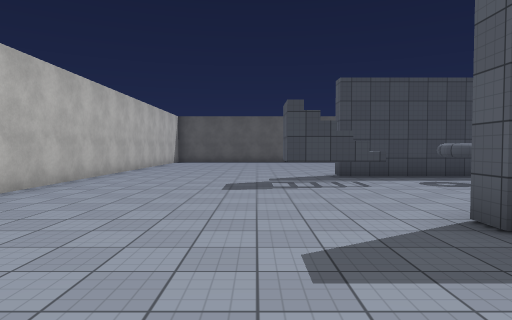
view 1 (above)

23 first-person views from a walk through a scene from a Unity 3-D project. The camera is 1.5 m above the floor, tilts 2° down and sees 75° across. The floor is counted in squares, 2 m on a side. Each view is taken from the middle of a square. On the plan, view 1 faces up. The plan holds only what a view shows up to about 11 squares ahead; the rest is blank. Surface patterns are stand-ins for the level's own textures.

view 2
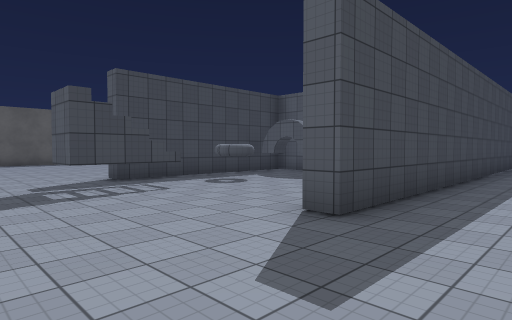

view 3
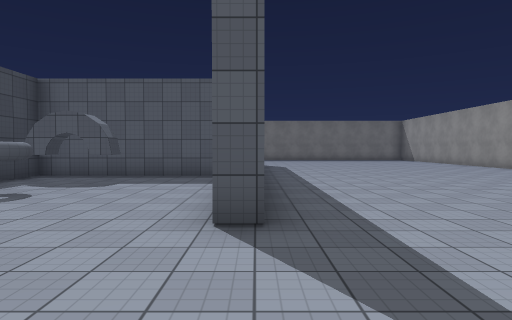

view 4
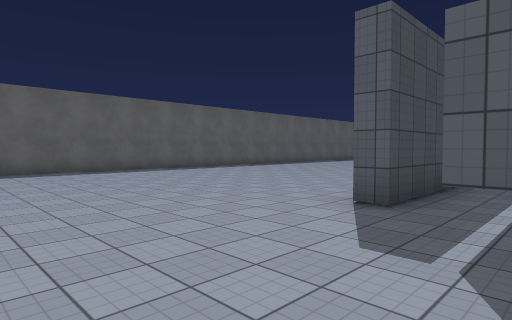

view 5
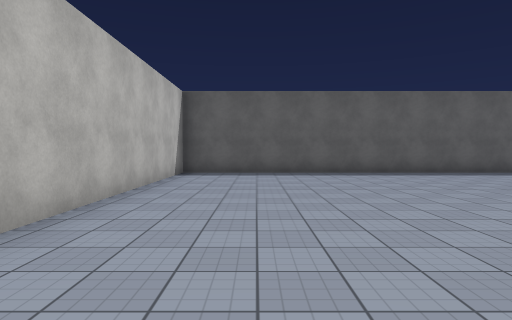

view 6
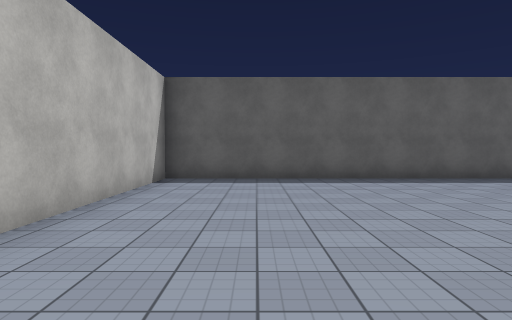

view 7
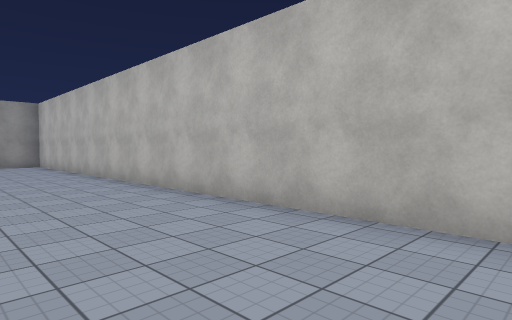

view 8
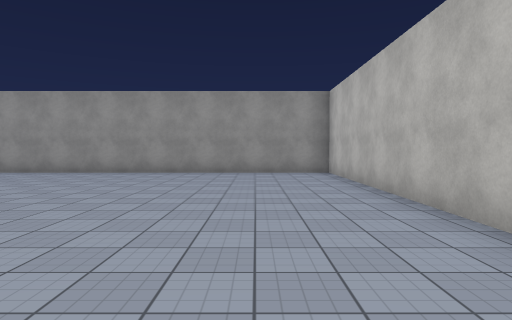

view 9
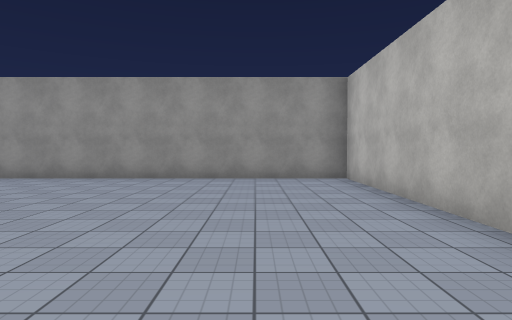

view 10
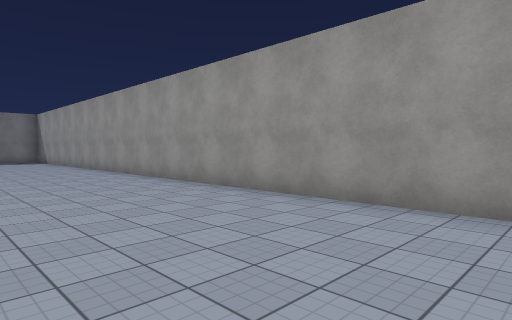

view 11
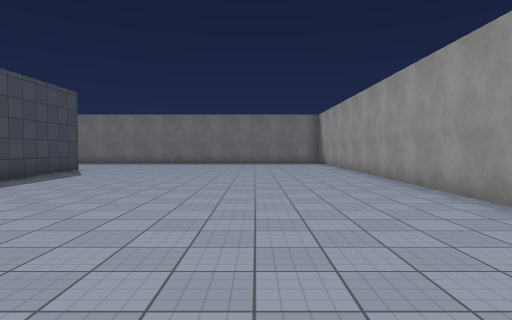

view 12
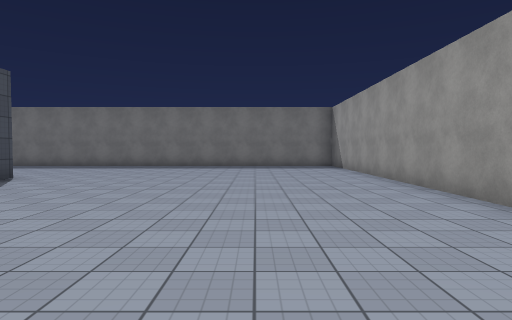

view 13
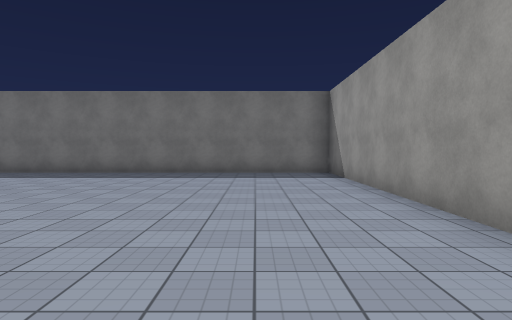

view 14
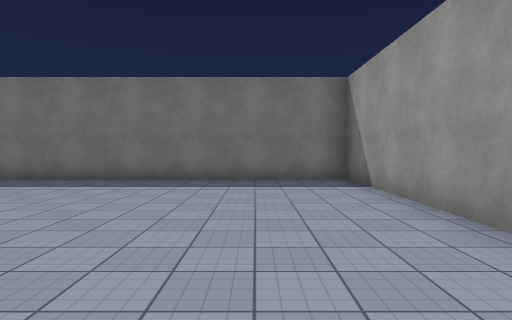

view 15
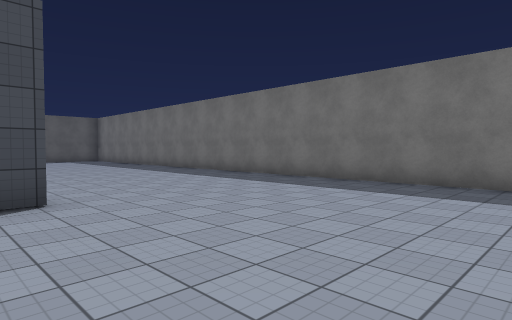

view 16
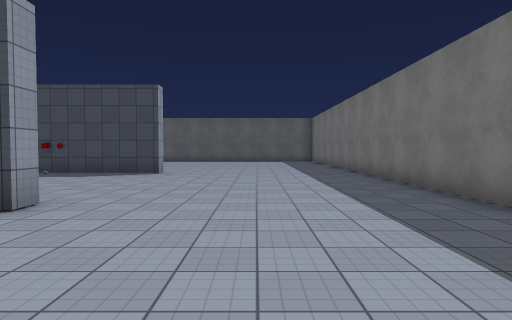

view 17
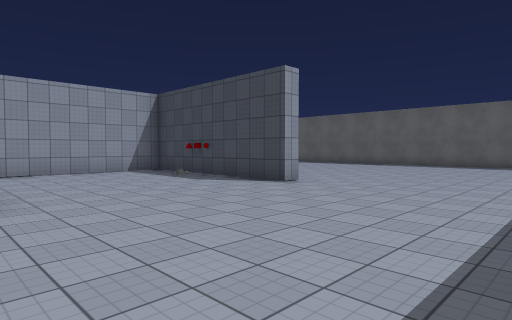

view 18
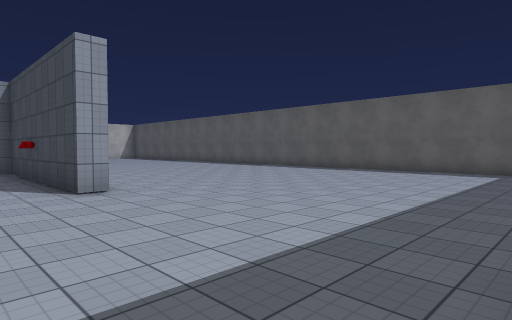

view 19
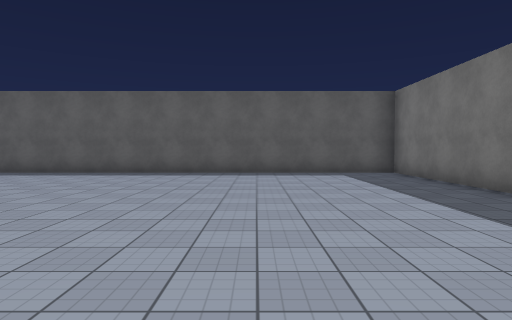

view 20
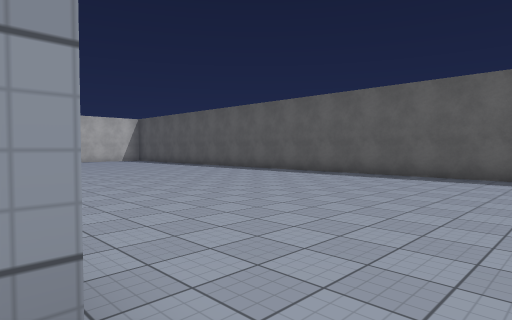

view 21
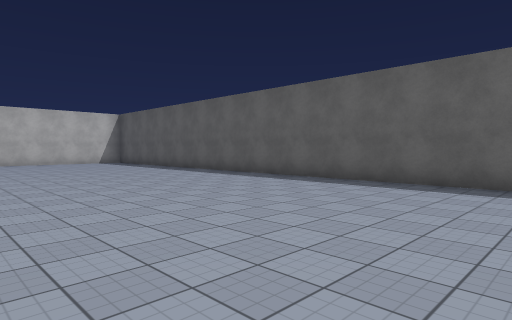

view 22
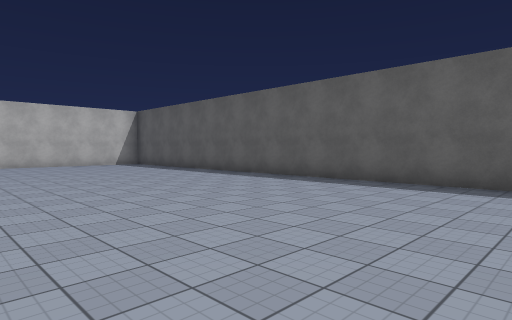

view 23
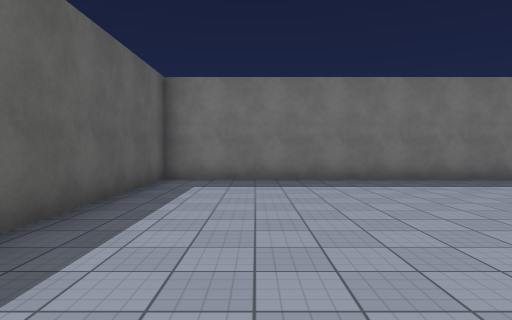

### Floor plan
Key: @ floor where view 1 was taken; # wall or solid block; . floor; T thing the floor can be seen under or through.
Columns run from 5 left of view 1 to 21 right of it. Each row starts with its distance up from view 1.
 19 ###########################
 18 #.........................#
 17 #.........................#
 16 #.........................#
 15 #.........................#
 14 #.........................#
 13 #.........................#
 12 #.........................#
 11 #.........................#
 10 #.........     ...........#
  9 #.......############......#
  8 #...........##............#
  7 #.....TT....##............#
  6 #............#............#
  5 #............#............#
  4 #............#............#
  3 #.......############......#
  2 #.........................#
  1 #.........................#
  0 #....@....................#
 -1 #.........................#
 -2 #.........................#
 -3 #.........................#
 -4 #.........................#
 -5 #.........................#
 -6 #.........................#
 -7 ###########################

Positions as (right, up) in squares from view 1, and headings:
1: (0, 0), facing up
2: (-1, 1), facing up-right
3: (-1, 3), facing right
4: (-2, 7), facing up-right
5: (-2, 8), facing up
6: (-2, 10), facing up
7: (-1, 9), facing down-left
8: (-2, 4), facing down
9: (-2, 2), facing down
10: (0, -2), facing down-right
11: (3, -3), facing right
12: (6, -3), facing right
13: (10, -4), facing right
14: (12, -4), facing right
15: (13, -2), facing up-right
16: (17, -1), facing up
17: (19, 3), facing up-left
18: (20, 7), facing up-left
19: (16, 8), facing up
20: (15, 9), facing up-left
21: (13, 11), facing up-left
22: (11, 11), facing up-left
23: (12, 16), facing right
